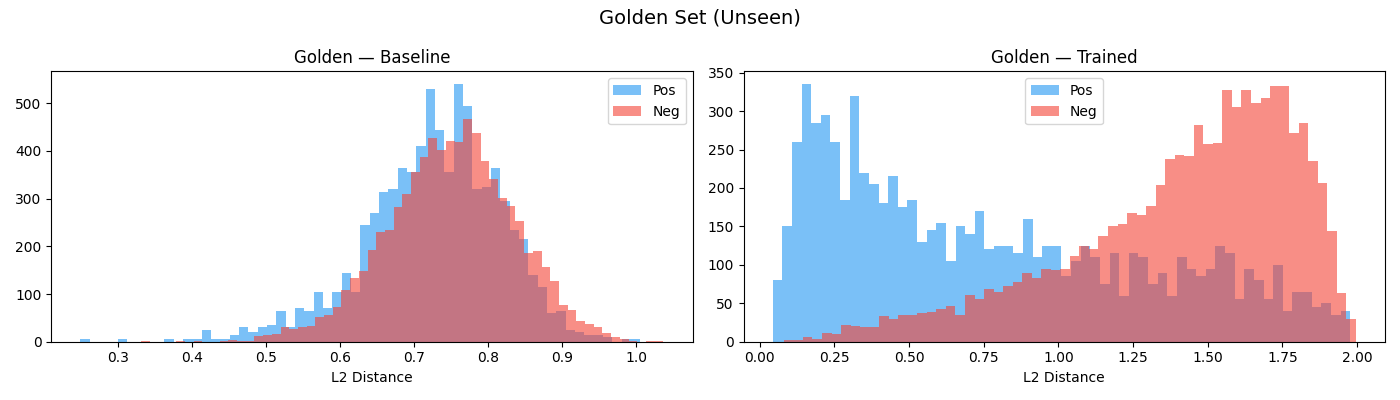
#> input picture data/w_b_runs/bedroom_run/files/media/images/golden_baseline_vs_trained_33_754beac826135a238109.png, 1400 x 400 px
$ python -i histogram_filter.py   (imports and definitions only)
#> lines starting #> are read from the running program, lines starting #| are printed output that depends on the picture
#> further down, picture is the input picture: PIL image 1400x400 RGBA; mean R, G, B, A 235.7, 225.9, 230.4, 255
from pathlib import Path
import numpy as np
from PIL import Image
from tqdm import tqdm

BASE_DIR = Path(__file__).resolve().parents[2]
RETRIEVAL_DIR = BASE_DIR / "data" / "retrieval_data"
IMAGE_ROOT = BASE_DIR / "data" / "total"

def compute_from_pil(pil_image: Image.Image, bins: int = 32) -> np.ndarray:
    """Same encoding as compute() but accepts a PIL image directly."""
#> called with bins = 32
    img = pil_image.convert("RGB").resize((64, 64))
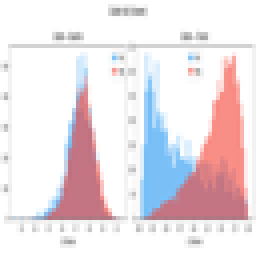
#> img: PIL image 64x64 RGB (shown 4 times larger); mean R, G, B 235.4, 225.7, 230.2
    arr = np.array(img)
    hist = np.concatenate([
        np.histogram(arr[:, :, c], bins=bins, range=(0, 256))[0]
        for c in range(3)
    ]).astype(np.float64)
#> hist = 96 values, max 2694 at index 31, min 0 at index 0, mean 128
    total = hist.sum()
#> total = 12288
    if total > 0:
        hist /= total
#> hist = 96 values, max 0.219 at index 31, min 0 at index 0, mean 0.0104
    return np.sqrt(hist).astype(np.float32)


def compute(image_path: Path, bins: int = 32) -> np.ndarray:
    """
    RGB histogram encoded for Bhattacharyya via dot product.
    Stores sqrt(p) so that:  dot(a, b) == BC(p_a, p_b) ∈ [0, 1]
    """
    img = Image.open(image_path).convert("RGB").resize((64, 64))
    arr = np.array(img)
    hist = np.concatenate([
        np.histogram(arr[:, :, c], bins=bins, range=(0, 256))[0]
        for c in range(3)
    ]).astype(np.float64)

    total = hist.sum()
    if total > 0:
        hist /= total
    return np.sqrt(hist).astype(np.float32)


def load_or_build(hists_path: Path, index: dict[int, dict], image_root: Path = IMAGE_ROOT) -> np.ndarray:
    N = len(index)
    if hists_path.exists():
        cached = np.load(hists_path, allow_pickle=False)["histograms"]
        if cached.shape[0] == N:
            print("Loading histogram cache...")
            return cached
        print(f"Histogram cache size mismatch ({cached.shape[0]} vs {N} items), rebuilding...")

    print("Computing Bhattacharyya histograms (one-time, will be cached)...")
    N     = len(index)
    hists = np.zeros((N, 96), dtype=np.float32)   # 3 channels × 32 bins

    for row, meta in tqdm(index.items(), total=N, desc="Histograms"):
        img_path = image_root / meta["category"] / meta["image_name"]
        if img_path.exists():
            hists[row] = compute(img_path)

    np.savez_compressed(hists_path, histograms=hists)
    print(f"Saved → {hists_path}")
    return hists

>>> from PIL import Image
>>> picture = Image.open('../../data/w_b_runs/bedroom_run/files/media/images/golden_baseline_vs_trained_33_754beac826135a238109.png')
>>> result = compute_from_pil(picture)
#> result = 96 values, max 0.468 at index 31, min 0 at index 0, mean 0.0533

$ run again, on data/w_b_runs/bedroom_run/files/media/images/training_curves_30_a78226cacb7afde5b3d1.png
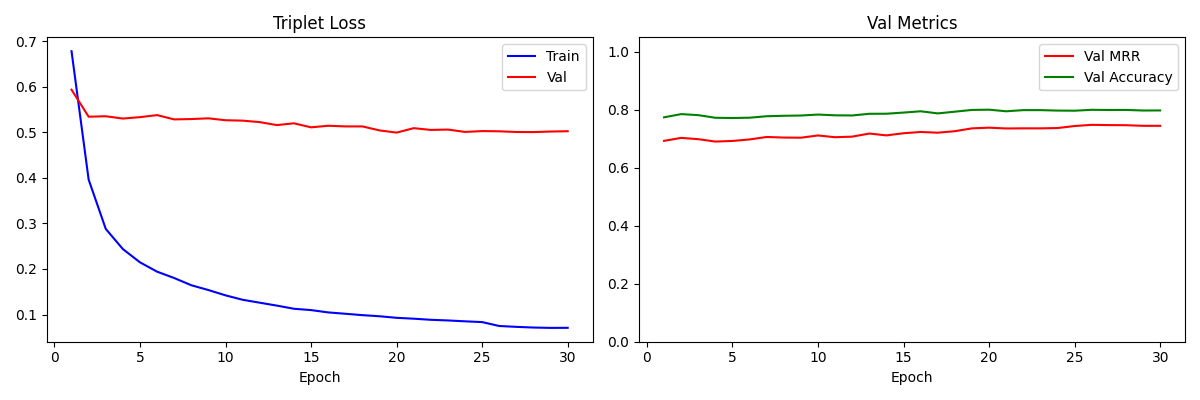
#> input picture data/w_b_runs/bedroom_run/files/media/images/training_curves_30_a78226cacb7afde5b3d1.png, 1200 x 400 px
#> picture is the input picture: PIL image 1200x400 RGBA; mean R, G, B, A 249.9, 249, 249.5, 255
#> in compute_from_pil, `img = pil_image.convert("RGB").resize((64, 64))`:
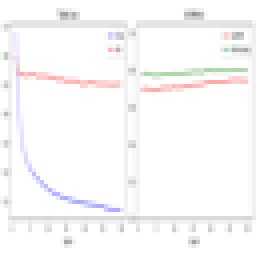
#> img: PIL image 64x64 RGB (shown 4 times larger); mean R, G, B 249.6, 248.6, 249.1
#> in compute_from_pil, `hist = np.concatenate([ np.histogram(arr[:, :, c], bins=bins, range=(0..`: hist = 96 values, max 3321 at index 31, min 0 at index 0, mean 128
#> total = 12288
#> in compute_from_pil, `hist /= total`: hist = 96 values, max 0.27 at index 31, min 0 at index 0, mean 0.0104
#> result = 96 values, max 0.52 at index 31, min 0 at index 0, mean 0.0397
